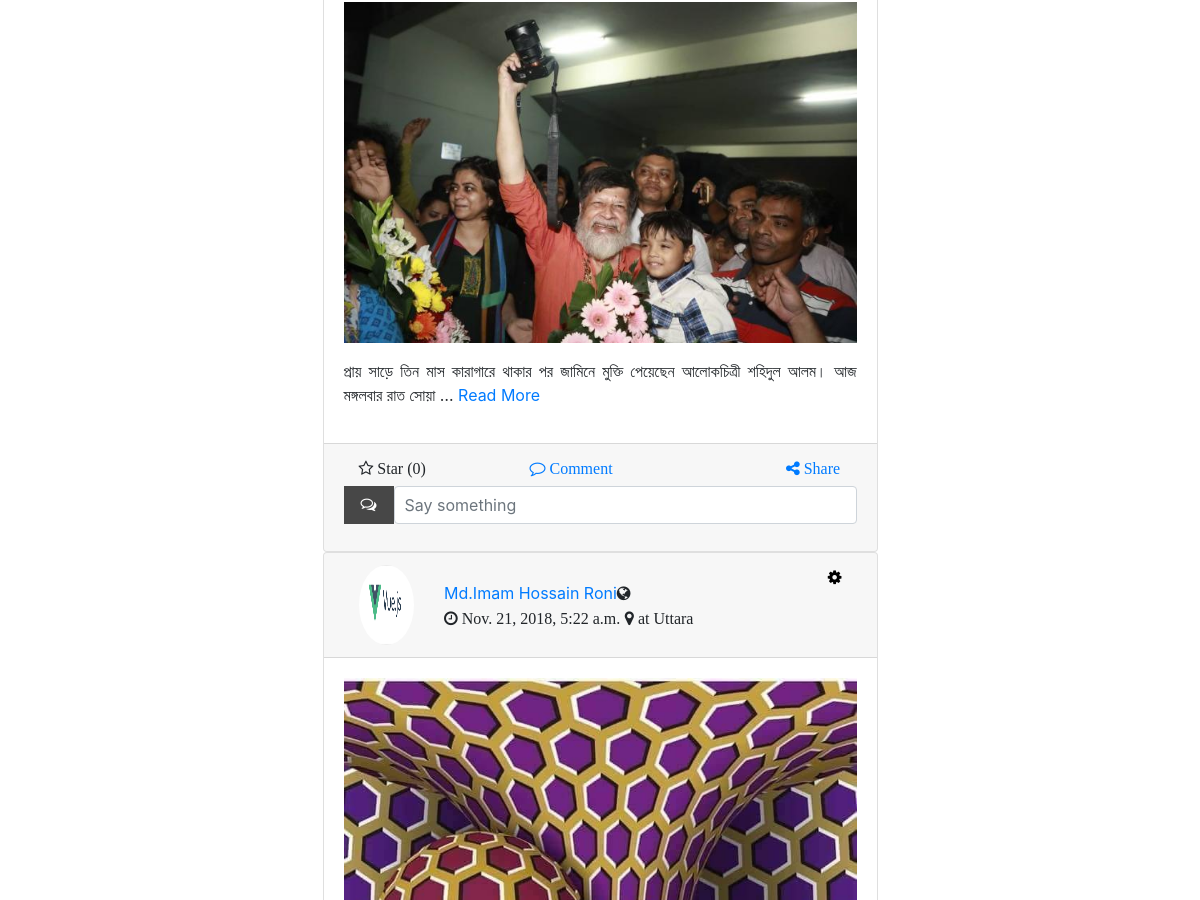
/post/ (signed in, middle part), run on an earlier commit of the app's database.
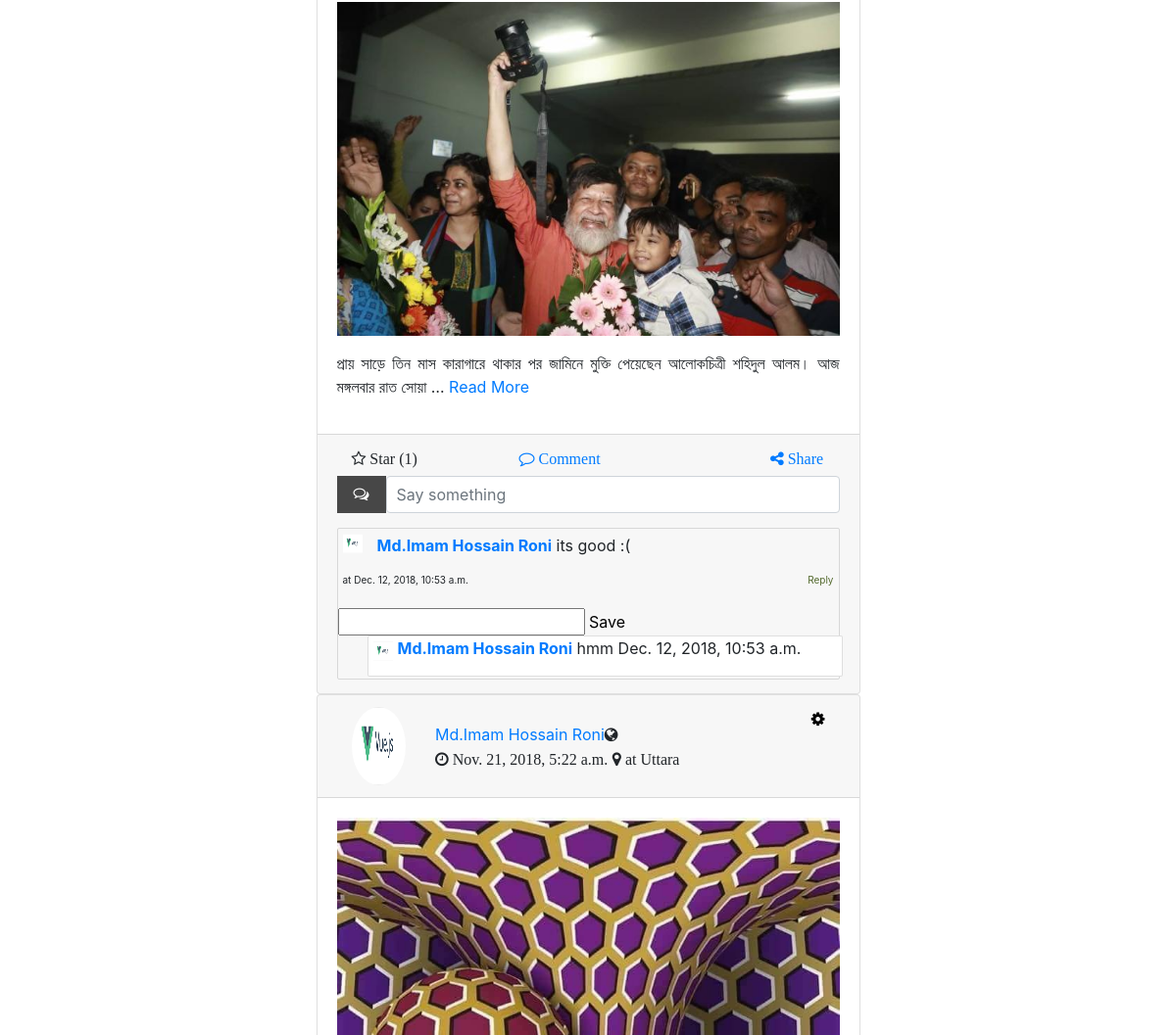
And on a later commit of the database.
### crimezone_app/models.py (models this page shows, shortened)
class CrimePost(models.Model):
    user_profile = models.ForeignKey(UserProfile,
                                     on_delete=models.PROTECT, null=True, blank=True)
    title = models.TextField()
    images = models.ImageField(upload_to='post_images', null=True, blank=True)
    posted_on = models.DateTimeField(auto_now_add=True, auto_now=False)
    @property
    def is_liked_by_me(self):
        status = False
        try:
            request = CrequestMiddleware.get_request()
            user = request.user
            if self.like_set.filter(user_id=user.id).exists():
                status = True
        except Exception:
            pass
        return status

class UserProfile(models.Model):
    user = models.OneToOneField(User, on_delete=models.CASCADE)
    role = models.IntegerField(choices=ROLE_CHOICES, null=True)
    followers = models.ManyToManyField('UserProfile',
                                       related_name='followers_profile',
                                       blank=True)
    following = models.ManyToManyField('UserProfile',
                                       related_query_name='following_profile',
                                       blank=True)
    profile_pic = models.ImageField(upload_to='profile_image', null=True, blank=True)
    joining_time = models.DateTimeField(auto_now_add=True, auto_now=False)
    @property
    def get_username(self):
        return self.user.first_name + ' ' + self.user.last_name if self.user else None
    @property
    def name(self):
        try:
            return "{0} {1}".format(self.user.first_name, self.user.last_name)
        except Exception:
            return self.user.username
    def __str__(self):
        return self.get_username

class Comment(models.Model):
    post = models.ForeignKey('CrimePost', on_delete=models.PROTECT)
    user = models.ForeignKey(User, on_delete=models.PROTECT)
    comment = models.CharField(max_length=100)
    commented_on = models.DateTimeField(auto_now_add=True, auto_now=False)

class Reply(models.Model):
    comment = models.ForeignKey('Comment', on_delete=models.CASCADE)
    user = models.ForeignKey(User, on_delete=models.CASCADE)
    reply = models.CharField(max_length=100)
    replied_on = models.DateTimeField(auto_now_add=True, auto_now=False)

### crimezone_app/views.py (the view)
# urls.py: path('post/', views.postview, name="post-view"),
def postview(request):
    data = request.user.userprofile
    posts = CrimePost.objects.filter(user_profile=request.user.userprofile).order_by('-posted_on')
    current_loggedin_user = request.user
    followings = current_loggedin_user.userprofile.following.all().values_list('pk', flat=True)
    profiles = UserProfile.objects.filter(
        ~Q(following__pk__in=followings) & ~Q(user_id=current_loggedin_user.pk)
    )
    context = {
        "data": data,
        "posts": posts,
        'profiles': profiles
    }
    return render(request, 'index.html', context)

### templates/index.html (shortened to what this page needs)
{% extends 'base.html' %}
{% load static %}
{% block content %}
    <div class="col-md-6 main_content">
        {% for post in posts %}
            <div class="card">
                <div class="card-header">
                    <div class="col-2 profile_picture"><img src="{{ data.profile_pic.url }}" alt="nopp"></div>
                    <div class="col-10 friend_name">
                        <div class="friend_name_description">
                            <a href="#">{{ post.user_profile }}</a><i class="fa fa-globe"></i>
                            <br>
                            <p class="fa fa-clock-o"> {{ post.posted_on }}</p>
                            <p class="fa fa-map-marker location"> at Uttara</p>
                        </div>
                        <div class="modal_content">
                            <button type="button" class="fa fa-cog settingslogo" data-toggle="modal"
                                    data-target="#myModal"></button>
                        </div>
                    </div>
                </div>
                <div class="card-body main_content">
                    {% if post.images %}
                        <p><img src="{{ post.images.url }}" alt="noimg"></p>
                    {% endif %}
                    <p>
                        {% if post.title|length|get_digit:"-1" > 100 %}
                            {{ post.title|truncatechars:100 }}
                            <a class="readmore" id="readmore" href="" data-toggle="modal" data-target="#postdetails"
                               data-photo="{{ post.images.url }}" data-status="{{ post.title }}">
                                Read More
                            </a>
                        {% else %}
                            {{ post.title }}
                        {% endif %}
                    </p>
                </div>
                <div class="card-footer">
                    <form id="comment-form" action="#">
                        <div class="col-4 like">
                            <a class="fa fa-star-o likebutton" data-post="{{ post.id }}">
                                {% if post.is_liked_by_me %}
                                    <span class="like-unlike-btn-text-{{ post.id }}">Unstar</span>
                                {% else %}
                                    <span class="like-unlike-btn-text-{{ post.id }}">Star</span>
                                {% endif %}
                                <span id="like-count-{{ post.id }}">({{ post.like_set.count }})</span>
                            </a>
                        </div>
                        <div class="col-6 comment ">
                            <a class="fa fa-comment-o commentbutton" href="#"> Comment</a>
                        </div>
                        <div class="col-2 share">
                            <a class="fa fa-share-alt sharebutton" href="#"> Share</a>
                        </div>
                        <div class="space"></div>
                        <div class="form-group write-comment">
                            <i class="fa fa-comments-o icon"></i>
                            <input type="text" class="form-control commentbox"
                                   placeholder="Say something">
                        </div>
                     {% for comment in post.comment_set.all %}
                        <div class="comment-show">
                           {% if comment.user.userprofile.profile_pic %}
                                <div class="comment-pp">
                                    <img src="{{ comment.user.userprofile.profile_pic.url }}" alt="">
                                </div>
                             {% endif %}
                                <div class="comment-txt">
                                    <p class="comment-user-name">
                                        <a href=""><b>{{ comment.user.userprofile.name }}</b></a>
                                        <span id="comment-display">{{ comment.comment }}</span>
                                    <div class="time-r-box">
                                       <span class="commentedon"> at {{ comment.commented_on }}</span>
                                        <button class="reply-button" type="button">Reply</button>
                                    </div>
                                    </p>
                                </div>
                                <div class="reply-form">
                                    <input type="text" name="reply-txt">
                                    <button data-post="{{ post.id }}" data-comment="{{ comment.id }}"
                                            class="reply-submit-btn" type="button">
                                        Save
                                    </button>
                                </div>
                                {% for reply in comment.reply_set.all %}
                                    <div class="reply-show">
                                        <div class="reply-pp">
                                            {% if reply.user.userprofile.profile_pic %}
                                                <img src="{{ reply.user.userprofile.profile_pic.url }}" alt="">
                                            {% endif %}
                                        </div>
                                        <div class="reply-txt">
                                            <p class="reply-user-name">
                                                <a href="">
                                                    <b>{{ reply.user.userprofile.name }}</b>
                                                </a>
                                                <span id="reply-display">{{ reply.reply }}</span>
                                                {{ reply.replied_on }}
                                            </p>
                                        </div>
                                    </div>
                                {% endfor %}
                        </div>
      {% endfor %}
                    </form>
                </div>
            </div>
        {% endfor %}
    </div>
{% endblock %}

### templates/base.html (shortened to what this page needs)
<!DOCTYPE html>
<html>
<head>
  {% load static%}
  <link rel="stylesheet" href="{% static 'css/bootstrap.css' %}">
  <link rel='stylesheet' href=" {% static 'css/font-awesome.min.css' %}"/>
  <link rel="stylesheet" href="{% static 'css/style.css' %}"/>
</head>
<body>
<div class=" maincontainer container-fluid" id="root">
        {% block content %}
        {% endblock %}
</body>
</html>

### crimezone_app/static/css/style.css (style rules this page uses)
* { margin: 0; padding: 0; outline: 0; }
a { text-decoration: none; }
button { background: inherit; border: 0; }
.maincontainer { background: #FEF5FF; padding-top: 55px; }
.col-md-3.right_sidebar, .col-md-6.main_content, .col-md-3.left_sidebar { float: left; }
.col-2.profile_picture { float: left; }
.col-2.profile_picture img { width: 100%; height: 80px; border-radius: 50%; }
.col-10.friend_name { float: left; overflow: hidden; display: inline-block; }
.location { padding-top: 5px; margin-top: auto; }
.col-10.friend_name .friend_name_description { float: left; }
.col-10.friend_name .modal_content { float: right; }
.card-body.main_content img { width: 100%; height: 100%; }
.main_content { text-align: justify; }
.col-2.share, .col-6.comment, .col-4.like { float: left; }
.write-comment { display: -ms-flexbox; display: flex; width: 100%; margin-bottom: 15px; }
.icon { padding: 10px; background: #474747; color: white; min-width: 50px; text-align: center; }
.commentbox { width: 100%; padding: 10px; outline: none; }
.comment-show { display: -ms-flexbox; display: block; width: 100%; border: 1px solid rgba(0, 0, 0, .125); border-radius: 2px; margin-bottom: 2px; }
.comment-pp img { display: block; width: 25px; height: 25px; padding-top: 5px; padding-left: 5px; float: left; }
.comment-txt { display: block; width: 100%; padding-left: 5px; outline: none; }
.comment-user-name { padding-left:35px; padding-top: 5px; }
.time-r-box { height: 20px; }
.commentedon { font-size: 10px; text-align: center; float: left; }
.reply-show { display: -ms-flexbox; display: flex; width: 100%; background: #FFFFFF; border: 1px solid rgba(0, 0, 0, .125); border-radius: 2px; margin-bottom: 2px; margin-left: 30px; width: 95%; }
.reply-pp img { display: block; width: 25px; height: 25px; padding-top: 5px; padding-left: 5px; }
.reply-txt { width: 100%; padding-left: 5px; outline: none; }
.reply-button { color: darkolivegreen; float: right; font-size: 10px; margin-right: 5px; }
.space { padding-top: 20px; padding-bottom: 10px; }

What changed in the data, as far as the page shows it:
computed for CrimePost (number 1 of 2 on the later page): like_set.count "0" → "1"
added Comment: user.userprofile.profile_pic (picture), user.userprofile.name "Md.Imam Hossain Roni", comment "its good :(", commented_on "Dec. 12, 2018, 10:53 a.m.", shown under CrimePost (number 1 of 2 on the later page)
added Reply: user.userprofile.profile_pic (picture), user.userprofile.name "Md.Imam Hossain Roni", reply "hmm", replied_on "Dec. 12, 2018, 10:53 a.m."
